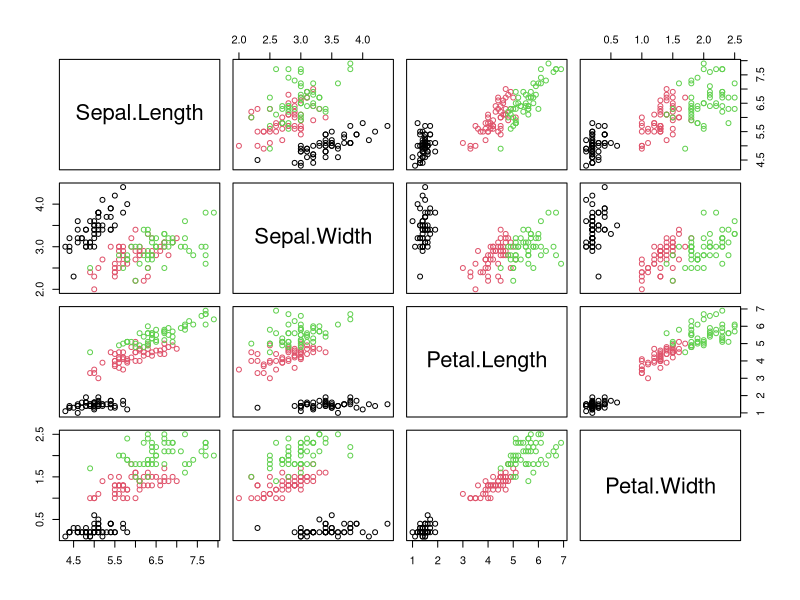
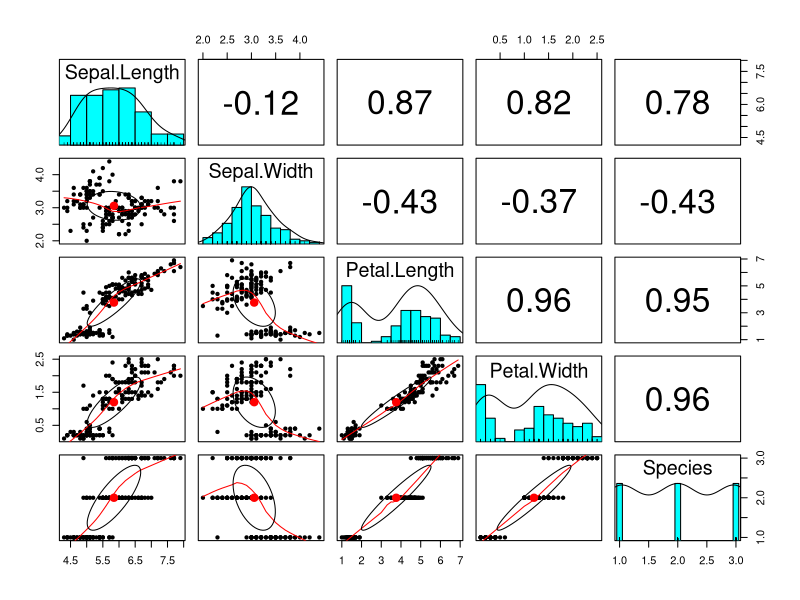
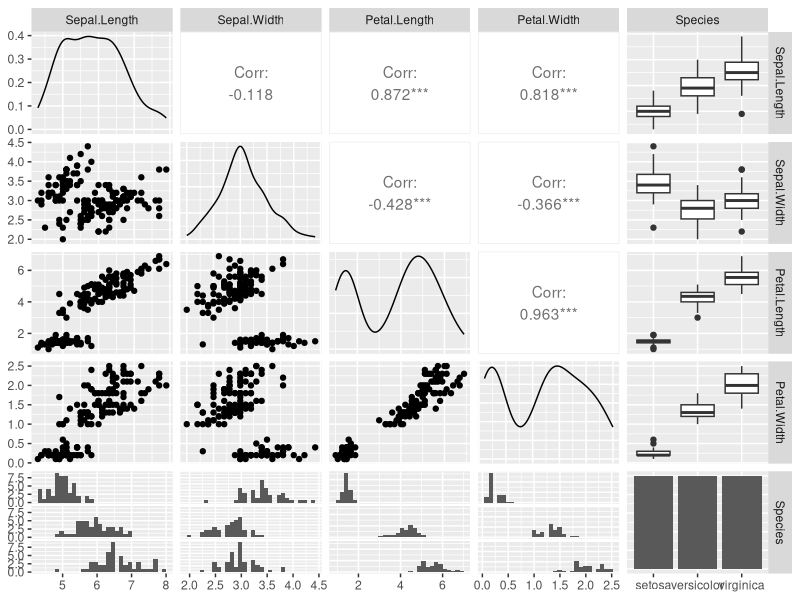
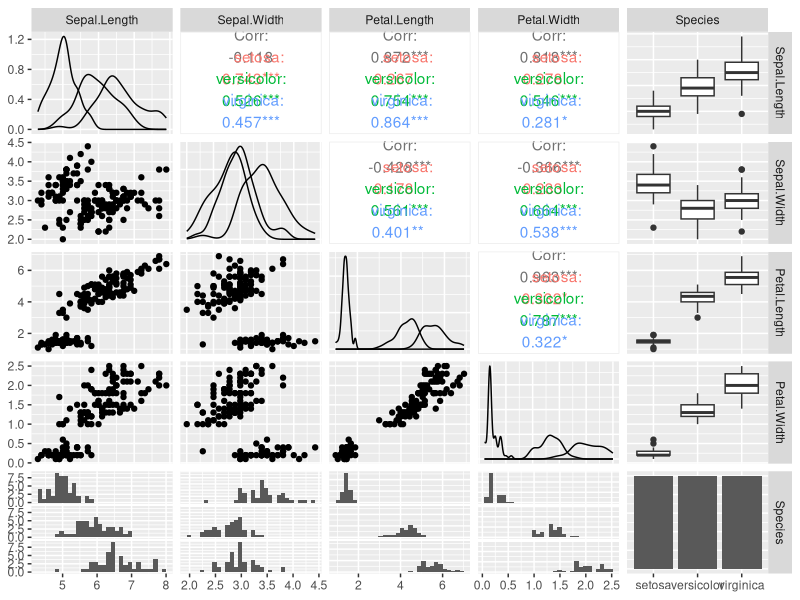

Recreate these plots in R, in order.
## AULA 3 - MANIPULAÇÃO DE DADOS

## Muito antes de visualizar e analisar dados (sql, power bi, tableau, etc) é necessário
## manipular os dados (ETL/ELT)
# ETL: extrair, transformar e carregar

# Obter boa fonte de dados; carregá-los; realizar algumas limpezas e manipulações pra q
# os dados estejam preparados p/ analise; por fim, execução de modelos preditivos, 
# visualização de dados, tabelas agregadas, relatórios etc.

## Tidyverse: pacote guarda-chuva q consolida uma série de ferramentas q fazem parte
# do ciclo da ciência de dados;
# Tidyverse: ggplot2, dplyr, tidyr, purrr, readr... TRABALHAM EM CONJUNTO
#tibble: para data frames repaginados;
#readr: para importar bases p/ R;
#tidyr e dplyr: pra arrumação e manipulação de dados;
#stringr: pra trabalhar com textos;
#forcats: pra trabalhar com fatores;
#ggplot2: gráficos;
#purrr: pra programação funcional

## PASSO A PASSO:
# Importar -> Arrumar -> (->transformar->visualizar->modelar->) -> Automatizar e Comunicar

#Importar: readr, xml2, haven, readxl
#Arrumar: tidyr, janitor, tibble
#Transformar: dplyr, stringr, forcats, lubridate, data.table
#Visualizar: ggplot2
#Modelar: caret, mlr, lme4, .keras
#Comunicar: rmarkdown, shiny
#Automatizar: plumber, opencpu

#####   %>% -> magrittr #####

#####################################

# Carregando Tidyverse
library(tidyverse)
tidyverse_packages() #mostra quais pocotes vc já tem

## Importando dados (geralmente usariamo readr, mas a bd é do próprio RBase)
data("iris")

iris %>% head() #comande praxe pra conhecer as variaveis. Mostra as 6 primeiras linhas

iris %>% sample_n(15) #pra mostrar amostras aleatórias

### %>%: basicamente diz o q queremos da bd

## olhando a amostra, parece q temos 3 tipos de especies de folhas:
## setosa, virginica e versicolor.
## Queremos diferenciá-las pelas outras variáveis.

## É necessário ter essas 4 variáveis p/ distinguir essas 3 espécies?

iris %>%
  group_by(Species) %>%
  summarise_if(is.numeric, mean) %>%
  ungroup() %>%
  pivot_longer(-Species) %>%
  arrange()

## com esse código acima agrupamos tudo por espécie, sumarizamos pela média se o 
## valor não for NA, desagrupamos, aí fazemos um pivo de acordo com as especies e
# arranjamos. Ungroup() é mais um vicio de programação

# Veja: deu a média pra cada característica de acordo com cada tipo de folha.

install.packages("styler") #padrão tidyverse de identação. Deixa o código + bonito


### Transformando medidas
iris %>%
  group_by(Species) %>%  #agrupando por especies
  mutate(comprimento_petala_polegadas = Petal.Length / 2.54) %>% #transformação dos dados de cm para polegadas
  summarise_if(is.numeric, mean) #sumarizando pelas médias, omitindo os NAs ou letras
#Perceba q criou uma nova variável: comprimento_petala_polegada

### Outra opção: across = sumario para as colunas - usado qndo temos várias colunas
iris %>%
  group_by(Species) %>%
  mutate(comprimento_petala_polegadas_1 = Petal.Length / 2.54) %>%
  summarise(across(where(is.numeric), mean))
## é exatamente a mesma coisa


### Para conhecer quantas observações são de fato numéricas:
iris %>% select_if(is.numeric)
## deu 150, logo, todas as observações são numéricas

### outra opção
iris %>% filter(!is.na(Petal.Length))

iris %>% count(!is.na(Petal.Length))
## Fez a contagem de todas observações numéricas

### Podemos fazer PCA?
iris_pca <- iris %>%
  select_if(is.numeric) %>% #pra selecionar todos os valores numéricos
  prcomp() #comando q faz o pca

iris_pca
# É uma forma mais simplificada de fazer o q fizemos na outra aula de PCA

### Filtrando os dados

filter(iris, Sepal.Length == 7)

filter(iris, Petal.Length == 3)

filter(iris, Petal.Length == 1.5)

#acima vimos q apenas uma observação tem sepal.lenght igual a 7.
# apenas uma observação com petal.length igual a 3
# 13 observações com petal.length = a 1.5

iris2 <- filter(iris, Petal.Length > 3)
## Acima, criou objeto só com petal.length maior q 3
iris_sml <- select(iris2, Species, Sepal.Length)
# Acima, criou novo objeto baseado no iris2 pegando só variaveis de espécie e sepala


### Analises gráficas

iris %>%
  select_if(is.numeric) %>%
  pairs(col = iris$Species) #apresenta correlações - simples. 
# pairs: Cria pares divididos por especie
## resulta numa matriz


## agora usando o psych
install.packages("psych")
iris %>% psych::pairs.panels() #correlação e pearson e histograma e regressão
# dá pra ver q só sepal.width tem uma distribuição certinha
# dá pra ver tbm q algumas correlações são bem altas
# sepal.length com sepal.width: correlação fraca
# sepal.length com petal.length: correlação alta
# especie correlaciona fortemente com petal.length e petal.width


#Usando o GGally
install.packages("GGally")

iris %>% GGally:: ggpairs() #gráficos de distribuição
## medidas de correlação, diagrama, regressão e boxplot
## distribuição e correlação já tivemos no gráfico anterior
## diferencial aqui é o boxplot
## boxplot tbm é uma ferramenta pra visualizar se é possível diferenciar uma especie da outra
## sepal.length dá pra diferenciar
## sepal.width já fica dificil
## petal.legth dá pra diferenciar
## petal.width tbm já fica mais difícil

##Usando o GGally mas distinguindo as espécies
iris %>% GGally:: ggpairs(mapping = ggplot2::aes(colours = Species))
## agora distinguiu as especies por cores
## Dá pra perceber q não faz sentido analisar as características sem distinguir por espécie
## Veja q correlação de sepal.width com sepal.length tinha dado muito baixo 0,118
## Mas na verdade a correlação é média/forte considerando a espécie setosa
## Petal.length com sepal.width tinha dado alta, mas é fraca considerando setosas


## Voltando pra questão inicial:
# Usando esse gráfico, o PCA e modelos lineares mistos, chega-se a conclusão de que
# com duas variáveis essa análise poderia ser feita. 
# Essas variáveis são um combo dessas 4. São duas variáveis agregadas dessas 4.








